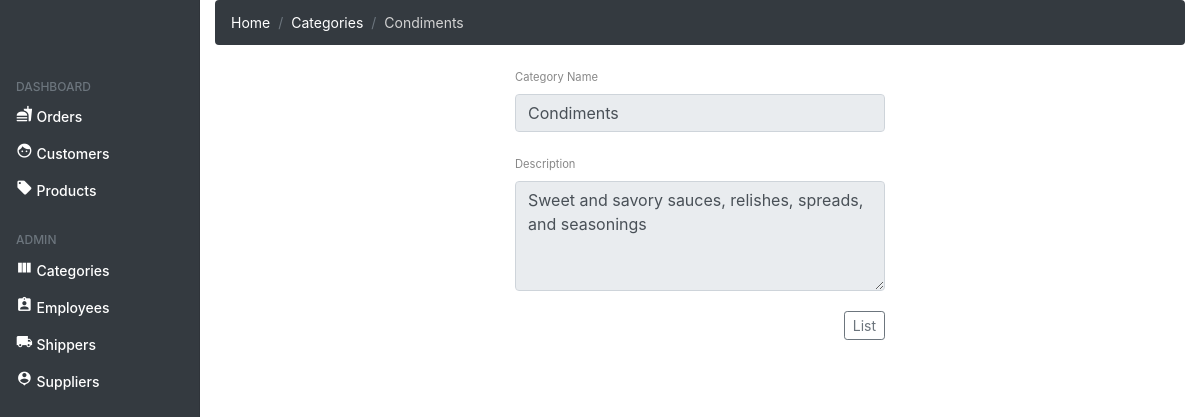
The app's page /views/categories/read.php?id=2 with its own data.
### tables this page shows
CREATE TABLE Categories (
	CategoryID INT(6) UNSIGNED NOT NULL AUTO_INCREMENT PRIMARY KEY, 
    CategoryName VARCHAR(200) NOT NULL, 
    Description VARCHAR(200) NOT NULL
);

### views/categories/read.php (the view, shortened to what this page needs)
<!DOCTYPE html>
<html>
    <?php include_once "./header.php.inc" ?>
    <body>
        <?php
            $currentPage = "read";
            $id = isset($_GET['id']) ? $_GET['id'] : die('ERROR: Record ID not found.');
            include_once "../../nav.php";
            include '../../confi/database.php';
            try {
                $query = "SELECT CategoryID, CategoryName, Description FROM Categories WHERE CategoryID = ? LIMIT 0,1";
                $stmt = $con->prepare($query);
                $stmt->bindParam(1, $id);
                $stmt->execute();
                $row = $stmt->fetch(PDO::FETCH_ASSOC);
                $categoryName = utf8_encode($row['CategoryName']);
                $description = utf8_encode($row['Description']);
            } catch (PDOException $exception) {
                die('ERROR: ' . $exception->getMessage());
            }
            include_once "./breadcrumb.php.inc";
        ?>
        <div class="offset-md-5 col-md-4">
            <div class="row">
                <div class="col-md-12">
                    <label for="categoryName">Category Name</label>
                    <input type="text" name="categoryName" class="form-control" value="<?php echo $categoryName ?>" disabled />
                </div>
            </div>
            <div class="row">
                <div class="col-md-12">
                    <label for="description">Description</label>
                    <textarea name="description" rows="4" class="form-control" disabled><?php echo $description ?></textarea>
                </div>
            </div>
            <div class="row">
                <div class="col-md-12 text-right">
                    <a class="btn btn-outline-secondary btn-sm" href="./index.php">List</a>
                </div>
            </div>
        </div>
    </body>
</html>

### views/categories/breadcrumb.php.inc
<div class="offset-md-2 col-md-10">
    <nav aria-label="breadcrumb">
        <ol class="breadcrumb">
            <li class="breadcrumb-item"><a href="../../index.php">Home</a></li>
            <li class="breadcrumb-item"><a href="./index.php">Categories</a></li>
            <?php
                if($currentPage != "index")
                    echo "<li class='breadcrumb-item active' aria-current='page'>".($categoryName != "" ? $categoryName : "New Category")."</li>";
            ?>
        </ol>
    </nav>
</div>

### commons/style.css (style rules this page uses)
body { font-size: .875rem; }
.breadcrumb { background-color: #343a40 !important; }
.breadcrumb-item a { color: #fff !important; }
.breadcrumb-item.active { color: lightgray !important; }
.row { margin-top: 20px !important; }
label { font-size: 0.8em; color: #888 !important; }
.btn { line-height: 1.4 !important; }

### records on screen
categories: CategoryName "Condiments", categoryName "Condiments", description "Sweet and savory sauces, relishes, spreads, and seasonings"
